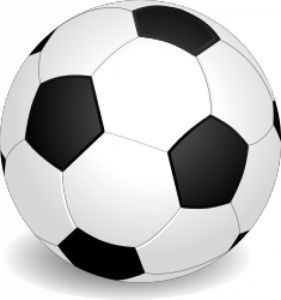
#> input picture image-alignment/football.jpg, 281 x 300 px, found by its file name
$ jupyter execute canny.ipynb
#> lines starting #> are read from the running program, lines starting #| are printed output that depends on the picture; after the words box and inside, x2 and y2 are one past the last pixel; in counts of white or black regions, pixels touching at a corner belong together
## Canny 算法从头实现

Canny 是 1986 年发明的边缘检测算法。至今仍在计算机视觉中占有很大的作用。Canny 是一个多阶段的算法，主要包括下面几方面：

+ 灰度化
+ 高斯滤波
+ 计算梯度
+ 非极大值抑制
+ 双阈值算法

### Step 0. 灰度化

[cell 1]
import matplotlib.pyplot as plt
import numpy as np
import math
import cv2

[cell 2]
img = plt.imread("D:/cv作业/image-alignment/football.jpg")
#> img is the input picture: shape (300, 281); min 0, max 255, mean 194

[cell 3]
img_rgb = cv2.cvtColor(img, cv2.COLOR_BGR2RGB)

[cell 4]
plt.imshow(img_rgb)

[cell 5]
img_rgb.shape
#> Out = (300, 281, 3)

[cell 6]
def rgb2gray(rgb):
    '''
    图像灰度化
    1、基本公式：Gray(i,j) = [R(i,j) + G(i,j) + B(i,j)] / 3
    根据人眼对颜色的感知程度不同，衍生出第二个公式：
    Gray(i,j) = 0.299 * R(i,j) + 0.587 * G(i,j) + 0.114 * B(i,j)
    参考： https://my.oschina.net/wujux/blog/1797987
    '''
    return np.dot(rgb[..., :3], [0.299, 0.587, 0.114])

[cell 7]
gray = rgb2gray(img_rgb)

[cell 8]
plt.imshow(gray, cmap="gray")

### Step 1. 高斯滤波

**高斯滤波原理：**

**如何产生一个高斯模板：**

[cell 9]
sigma1 = sigma2 = 1.4
gau_sum = 0

gaussian = np.zeros([5, 5])

for i in range(5):
    for j in range(5):
        gaussian[i, j] = math.exp(-1/2 * (np.square(i-3)/np.square(sigma1)
                                         + (np.square(j-3)/np.square(sigma2)))) / (2*math.pi*sigma1*sigma2)
        gau_sum += gau_sum + gaussian[i, j]

[cell 10]
gaussian

[cell 11]
# normalize

gaussian = gaussian / gau_sum

[cell 12]
gaussian

[cell 13]
gray.shape
#> Out = (300, 281)

[cell 14]
W, H = gray.shape[0], gray.shape[1]
#> W = 300; H = 281
new_gray = np.zeros([W-5, H-5])

for i in range(W-5):
    for j in range(H-5):
        new_gray[i, j] = np.sum(gray[i:i+5, j:j+5]*gaussian) # 与高斯矩阵实现滤波
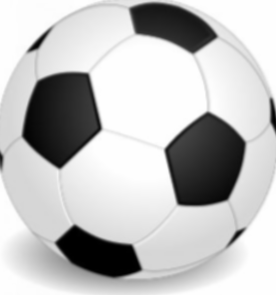
#> new_gray: shape (295, 276) float64; min 0, max 0.00189, mean 0.00142; drawn with min black and max white

[cell 15]
plt.figure(figsize=(10,8))
plt.subplot(2, 2, 1)
plt.title("Before Smooth")
plt.imshow(gray, cmap="gray")

plt.subplot(2, 2, 2)
plt.title("After Smooth")
plt.imshow(new_gray, cmap="gray")
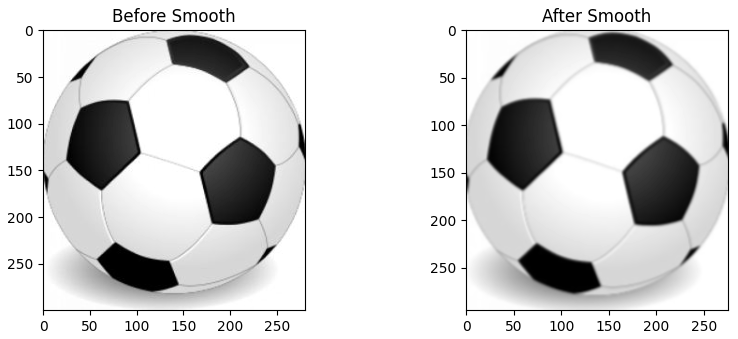
#> figure drawn by matplotlib, 2 panels

### Step 2. 计算梯度

[cell 16]
new_gray.shape
#> Out = (295, 276)

[cell 17]
W1, H1 = new_gray.shape
#> W1 = 295; H1 = 276
dx = np.zeros([W1-1, H1-1])
dy = np.zeros([W1-1, H1-1])
d = np.zeros([W1-1, H1-1]) # 图片梯度
theta = np.zeros([W1-1, H1-1]) # θ

for i in range(W1-1):
    for j in range(H1-1):
        dx[i, j] = new_gray[i, j+1] - new_gray[i, j]
        dy[i, j] = new_gray[i+1, j] - new_gray[i, j]
        d[i, j] = np.sqrt(np.square(dx[i, j]) + np.square(dy[i, j])) # 图像梯度幅值作为图像强度值
        theta[i, j] = math.atan(dx[i, j] / (dy[i, j] + 0.000000001)) # 计算 slope θ - artan(dx/dy)
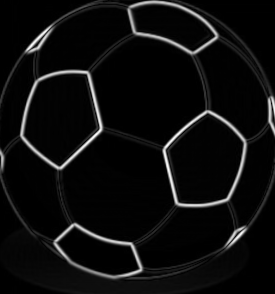
#> d: shape (294, 275) float64; min 0, max 0.000582, mean 3.18e-05; drawn with min black and max white
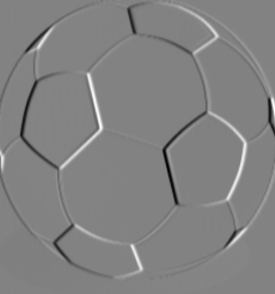
#> dx: shape (294, 275) float64; min -0.000565, max 0.000539, mean -1.02e-07; drawn with min black and max white
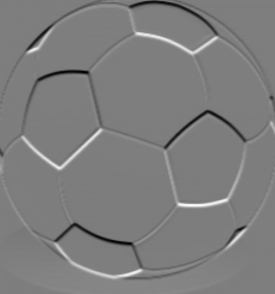
#> dy: shape (294, 275) float64; min -0.000503, max 0.000515, mean 2.13e-08; drawn with min black and max white
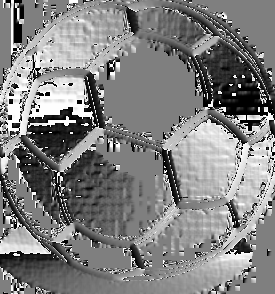
#> theta: shape (294, 275) float64; min -1.57, max 1.57, mean 0.0172; drawn with min black and max white

[cell 18]
plt.imshow(d, cmap='gray')

[cell 19]
plt.imshow(theta, cmap='gray')

### Step 3. 非极大值抑制

[cell 20]
W2, H2 = d.shape
#> W2 = 294; H2 = 275
NMS = np.copy(d)
NMS[0, :] = NMS[W2-1, :] = NMS[:,0] = NMS[:, H2-1] = 0
#> NMS: shape (294, 275) float64; 0.79% of pixels changed, all inside (x1, y1, x2, y2) = (0, 0, 275, 294)
for i in range(1, W2-1):
    for j in range(1, H2-1):
        if d[i, j] == 0:
            NMS[i, j] =0
        else:
            gradX = dx[i, j]
            gradY = dy[i, j]
            gradTemp = d[i, j]

            # 如果 Y 方向幅度值较大
            if np.abs(gradY) > np.abs(gradX):
                weight = np.abs(gradX) / np.abs(gradY)
                grad2 = d[i-1, j]
                grad4 = d[i+1, j]
                # 如果 x，y 方向符号相同
                if gradX * gradY > 0:
                    grad1 = d[i-1, j-1]
                    grad3 = d[i+1, j+1]
                # 如果 x，y 方向符号相反
                else:
                    grad1 = d[i-1, j+1]
                    grad3 = d[i+1, j-1]
            # 如果 X 方向幅度值较大
            else:
                weight = np.abs(gradY) / np.abs(gradX)
                grad2 = d[i, j-1]
                grad4 = d[i, j+1]
                # 如果 x，y 方向符号相同
                if gradX * gradY > 0:
                    grad1 = d[i+1, j-1]
                    grad3 = d[i-1, j+1]
                # 如果 x，y 方向符号相反
                else:
                    grad1 = d[i-1, j+1]
                    grad3 = d[i+1, j+1]

            gradTemp1 = weight * grad1 + (1-weight) * grad2
            gradTemp2 = weight * grad3 + (1-weight) * grad4

            if gradTemp >= gradTemp1 and gradTemp >= gradTemp2:
                NMS[i, j] = gradTemp
            else:
                NMS[i, j] = 0
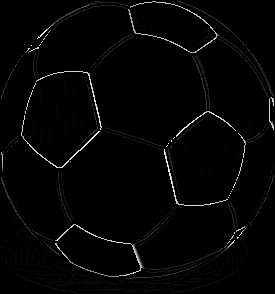
#> NMS: shape (294, 275) float64; min 0, max 0.000582, mean 1.1e-05; drawn with min black and max white

[cell 21]
plt.imshow(NMS, cmap = "gray")

### Step 4. 双阈值算法检测

[cell 22]
W3, H3 = NMS.shape
#> W3 = 294; H3 = 275
DT = np.zeros([W3, H3])
# 定义高低阈值
TL = 0.1 * np.max(NMS)
#> TL = 5.82e-05
TH = 0.3 * np.max(NMS)
#> TH = 0.000174

for i in range(1, W3-1):
    for j in range(1, H3-1):
        if(NMS[i, j] < TL):
            DT[i, j] = 0
        elif(NMS[i, j] > TH):
            DT[i, j] = 1
        elif((NMS[i-1, j-1:j+1] < TH).any() or (NMS[i+1, j-1:j+1]).any()
             or (NMS[i, [j-1, j+1]] < TH).any()):
            DT[i, j] = 1
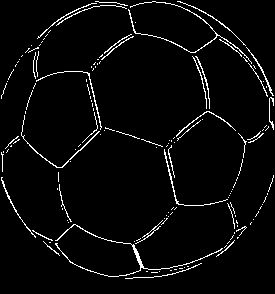
#> DT: shape (294, 275) float64; values 0 (black) and 1 (white), 3.9% white in thin lines or dots

[cell 23]
# 双阈值：0.1*max, 0.3*max

plt.imshow(DT, cmap="gray")

[cell 24]
W3, H3 = NMS.shape
DT = np.zeros([W3, H3])
# 定义高低阈值
TL = 0.08 * np.max(NMS)
#> TL = 4.65e-05
TH = 0.5 * np.max(NMS)
#> TH = 0.000291

for i in range(1, W3-1):
    for j in range(1, H3-1):
        if(NMS[i, j] < TL):
            DT[i, j] = 0
        elif(NMS[i, j] > TH):
            DT[i, j] = 1
        elif((NMS[i-1, j-1:j+1] < TH).any() or (NMS[i+1, j-1:j+1]).any()
             or (NMS[i, [j-1, j+1]] < TH).any()):
            DT[i, j] = 1
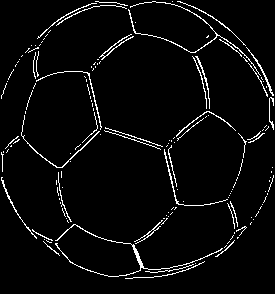
#> DT: shape (294, 275) float64; values 0 (black) and 1 (white), 4.2% white in thin lines or dots

[cell 25]
# 双阈值：0.2*max, 0.3*max

plt.imshow(DT, cmap="gray")

[cell 26]
# 与其他结果进行比较
plt.figure(figsize=(10,8))

# 原图
plt.subplot(2,2,1)
plt.title("original")
plt.imshow(img_rgb)
# opencv 边缘检测的结果
plt.subplot(2,2,2)
plt.title("opencv-canny")
cv_edges = cv2.Canny(img_rgb, 100, 200)
#> cv_edges: shape (300, 281); 4.2% white in thin lines or dots
plt.imshow(cv_edges, cmap="gray")

# skimage 边缘检测的结果
from skimage import feature
plt.subplot(2,2,3)
plt.title("skimage-canny")
sk_edges = feature.canny(img)
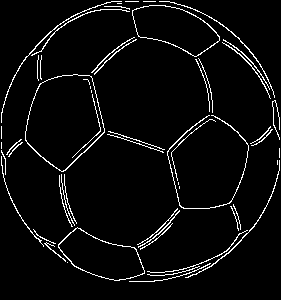
#> sk_edges: shape (300, 281) bool; 4.6% white in thin lines or dots
plt.imshow(cv_edges, cmap="gray")

# 双阈值：0.1*max, 0.3*max
plt.subplot(2,2,4)
plt.title("my-canny")
plt.imshow(DT, cmap="gray")
